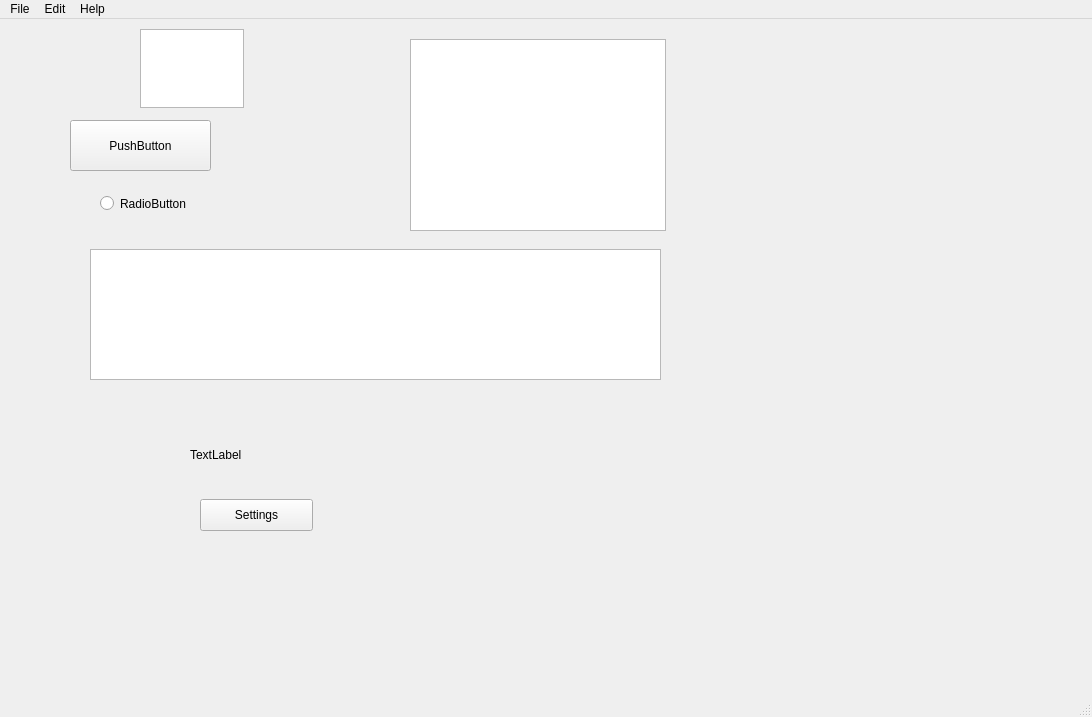
<?xml version="1.0" encoding="UTF-8"?>
<ui version="4.0">
 <class>MainWindow</class>
 <widget class="QMainWindow" name="MainWindow">
  <property name="geometry">
   <rect>
    <x>0</x>
    <y>0</y>
    <width>1092</width>
    <height>717</height>
   </rect>
  </property>
  <property name="windowTitle">
   <string>MainWindow</string>
  </property>
  <widget class="QWidget" name="centralwidget">
   <widget class="QLabel" name="label">
    <property name="geometry">
     <rect>
      <x>190</x>
      <y>400</y>
      <width>491</width>
      <height>71</height>
     </rect>
    </property>
    <property name="text">
     <string>TextLabel</string>
    </property>
   </widget>
   <widget class="QPlainTextEdit" name="plainTextEdit">
    <property name="geometry">
     <rect>
      <x>90</x>
      <y>230</y>
      <width>571</width>
      <height>131</height>
     </rect>
    </property>
    <property name="sizeIncrement">
     <size>
      <width>10</width>
      <height>19</height>
     </size>
    </property>
   </widget>
   <widget class="QTextEdit" name="textEdit">
    <property name="geometry">
     <rect>
      <x>140</x>
      <y>10</y>
      <width>104</width>
      <height>79</height>
     </rect>
    </property>
   </widget>
   <widget class="QTextBrowser" name="textBrowser">
    <property name="geometry">
     <rect>
      <x>410</x>
      <y>20</y>
      <width>256</width>
      <height>192</height>
     </rect>
    </property>
   </widget>
   <widget class="QPushButton" name="pushButton">
    <property name="geometry">
     <rect>
      <x>70</x>
      <y>101</y>
      <width>141</width>
      <height>51</height>
     </rect>
    </property>
    <property name="sizePolicy">
     <sizepolicy hsizetype="Ignored" vsizetype="Ignored">
      <horstretch>5</horstretch>
      <verstretch>5</verstretch>
     </sizepolicy>
    </property>
    <property name="sizeIncrement">
     <size>
      <width>5</width>
      <height>10</height>
     </size>
    </property>
    <property name="font">
     <font>
      <family>Arial</family>
     </font>
    </property>
    <property name="mouseTracking">
     <bool>false</bool>
    </property>
    <property name="text">
     <string>PushButton</string>
    </property>
   </widget>
   <widget class="QRadioButton" name="radioButton">
    <property name="geometry">
     <rect>
      <x>100</x>
      <y>169</y>
      <width>221</width>
      <height>31</height>
     </rect>
    </property>
    <property name="sizePolicy">
     <sizepolicy hsizetype="Ignored" vsizetype="Ignored">
      <horstretch>5</horstretch>
      <verstretch>5</verstretch>
     </sizepolicy>
    </property>
    <property name="font">
     <font>
      <family>Arial</family>
     </font>
    </property>
    <property name="autoFillBackground">
     <bool>false</bool>
    </property>
    <property name="text">
     <string>RadioButton</string>
    </property>
   </widget>
   <widget class="QPushButton" name="settingButton">
    <property name="geometry">
     <rect>
      <x>200</x>
      <y>480</y>
      <width>113</width>
      <height>32</height>
     </rect>
    </property>
    <property name="text">
     <string>Settings</string>
    </property>
   </widget>
  </widget>
  <widget class="QMenuBar" name="menubar">
   <property name="geometry">
    <rect>
     <x>0</x>
     <y>0</y>
     <width>1092</width>
     <height>37</height>
    </rect>
   </property>
   <widget class="QMenu" name="menuFile">
    <property name="title">
     <string>File</string>
    </property>
    <addaction name="separator"/>
    <addaction name="actionNew"/>
    <addaction name="actionOpen"/>
    <addaction name="actionSave"/>
    <addaction name="actionExit"/>
   </widget>
   <widget class="QMenu" name="menuNew">
    <property name="title">
     <string>Edit</string>
    </property>
    <addaction name="actionCopy"/>
    <addaction name="actionCut"/>
    <addaction name="actionPaste"/>
   </widget>
   <widget class="QMenu" name="menuHelp">
    <property name="title">
     <string>Help</string>
    </property>
    <addaction name="actionInfor"/>
   </widget>
   <addaction name="menuFile"/>
   <addaction name="menuNew"/>
   <addaction name="menuHelp"/>
  </widget>
  <widget class="QStatusBar" name="statusbar"/>
  <action name="actionAbout">
   <property name="text">
    <string>About</string>
   </property>
  </action>
  <action name="actionNew">
   <property name="text">
    <string>New</string>
   </property>
   <property name="shortcut">
    <string>Ctrl+N</string>
   </property>
  </action>
  <action name="actionCopy">
   <property name="text">
    <string>Copy</string>
   </property>
   <property name="shortcut">
    <string>Ctrl+C</string>
   </property>
  </action>
  <action name="actionPaste">
   <property name="text">
    <string>Paste</string>
   </property>
   <property name="shortcut">
    <string>Ctrl+P</string>
   </property>
  </action>
  <action name="actionCut">
   <property name="text">
    <string>Cut</string>
   </property>
   <property name="shortcut">
    <string>Ctrl+X</string>
   </property>
  </action>
  <action name="actionInfor">
   <property name="text">
    <string>Infor</string>
   </property>
  </action>
  <action name="actionExit">
   <property name="text">
    <string>Exit</string>
   </property>
  </action>
  <action name="actionSave">
   <property name="text">
    <string>Save</string>
   </property>
   <property name="shortcut">
    <string>Ctrl+S</string>
   </property>
  </action>
  <action name="actionOpen">
   <property name="text">
    <string>Open</string>
   </property>
  </action>
 </widget>
 <resources/>
 <connections>
  <connection>
   <sender>pushButton</sender>
   <signal>clicked()</signal>
   <receiver>MainWindow</receiver>
   <slot>myclick()</slot>
   <hints>
    <hint type="sourcelabel">
     <x>126</x>
     <y>172</y>
    </hint>
    <hint type="destinationlabel">
     <x>399</x>
     <y>299</y>
    </hint>
   </hints>
  </connection>
  <connection>
   <sender>actionOpen</sender>
   <signal>triggered()</signal>
   <receiver>MainWindow</receiver>
   <slot>openFileDialog()</slot>
   <hints>
    <hint type="sourcelabel">
     <x>-1</x>
     <y>-1</y>
    </hint>
    <hint type="destinationlabel">
     <x>399</x>
     <y>299</y>
    </hint>
   </hints>
  </connection>
  <connection>
   <sender>settingButton</sender>
   <signal>clicked()</signal>
   <receiver>MainWindow</receiver>
   <slot>setting()</slot>
   <hints>
    <hint type="sourcelabel">
     <x>256</x>
     <y>532</y>
    </hint>
    <hint type="destinationlabel">
     <x>545</x>
     <y>358</y>
    </hint>
   </hints>
  </connection>
 </connections>
 <slots>
  <slot>myclick()</slot>
  <slot>openFileDialog()</slot>
  <slot>setting()</slot>
 </slots>
</ui>
